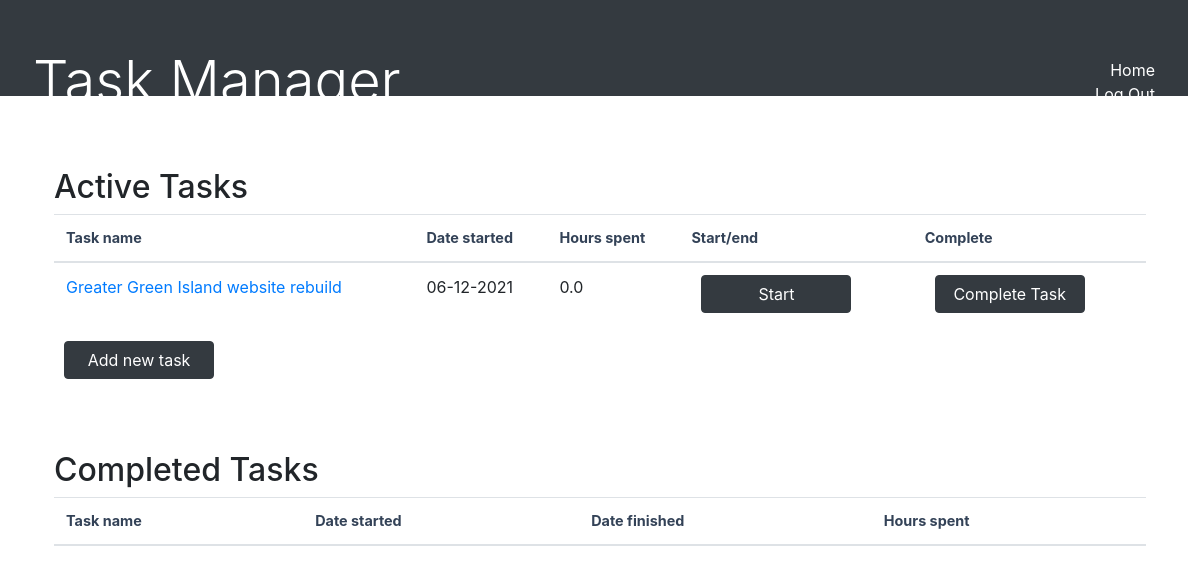
Screenshot of / (signed in) with the database file from the repository.
### main.py (models this page shows)
class TaskList(db.Model):
    __tablename__ = 'tasklist'
    id = db.Column(db.Integer, primary_key=True, autoincrement=True)
    name = db.Column(db.String(256))
    date_start = db.Column(db.String, default=datetime.today().strftime('%d-%m-%Y'))
    date_end = db.Column(db.String)
    hours_spent = db.Column(db.Float)
    task_start_time = db.Column(db.Float)
    active = db.Column(db.Boolean, default=False)
    completed = db.Column(db.Boolean, default=False)
    user_id = db.Column(db.Integer, db.ForeignKey("user.id"))
    user = relationship("User", back_populates="tasks")
    note = relationship("Notes", back_populates="task")

### main.py (the view)
@app.route("/")
def home():
    tasks = TaskList.query.all()
    for task in tasks:
        for i in task.note:
            print(i.note)
    return render_template("index.html", tasks=tasks, current_user=current_user)

### main.py (called while the page is built)
@login_manager.user_loader
def load_user(user_id):
    return User.query.get(user_id)

### templates/index.html (shortened to what this page needs)
{% extends "base.html" %}
{% block content %}
  <div class="task-list container col-xxl-8 px-4 py-5">
  <h2>Active Tasks</h2>
  <table class="table">
  <thead>
  <tr>
    <th scope="col">Task name</th>
    <th scope="col">Date started</th>
    <th scope="col">Hours spent</th>
    <th scope="col">Start/end</th>
    <th scope="col">Complete</th>
  </tr>
  </thead>
  <tbody>
    {% for i in tasks %}
    {% if i.completed == False %}
    <tr>
      <td><a href="/edit/{{ i.id }}"> {{ i.name }} </a></td>
      <td> {{ i.date_start }}</td>
      <td> {{ '%0.1f' | format(i.hours_spent|float) }}</td>
      {% if i.active == False %}
        <td><a class="btn btn-dark buttons" href="/start/{{ i.id }}">Start</a></td>
      {% else %}
        <td><a class="btn btn-primary buttons" href="/end/{{ i.id }}">End</a></td>
      {% endif %}
      <td><a class="btn btn-dark buttons" href="/complete/{{ i.id }}">Complete Task</a></td>
    </tr>
    {% endif %}
      {% endfor %}
  </tbody>
  </table>
    <a class="btn btn-dark buttons" href="{{ url_for('add') }}">Add new task</a>
    <br><br>
    <br><br>
<h2>Completed Tasks</h2>
    <table class="table">
      <thead>
      <tr>
        <th scope="col">Task name</th>
        <th scope="col">Date started</th>
        <th scope="col">Date finished</th>
        <th scope="col">Hours spent</th>
      </tr>
      </thead>
    </table>
  </div>
{% endblock %}

### static/styles.css (style rules this page uses)
th { font-size: 1.1em; color: #334257; }
.btn { width: 150px; margin: 0 10px; }
@media only screen and (max-width:1300px) { th { font-size: 0.9em; } }

### rows the page displays
TaskList: name "Greater Green Island website rebuild", date_start "06-12-2021", hours_spent "0.0"
